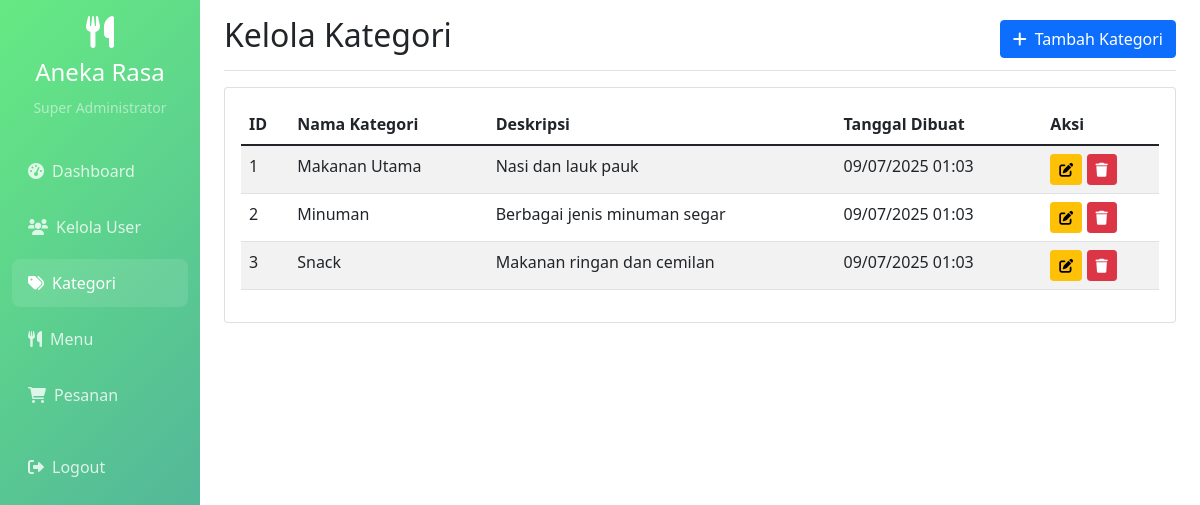
The page /views/categories.php (signed in) on the database its author committed.
### tables this page shows
CREATE TABLE categories (
    id INT AUTO_INCREMENT PRIMARY KEY,
    name VARCHAR(100) NOT NULL,
    description TEXT,
    created_at TIMESTAMP DEFAULT CURRENT_TIMESTAMP
);

### models/Category.php (called while the page is built, shortened)
<?php
class Category {
    private $conn;
    private $table_name = "categories";
    public function __construct($db) {
        $this->conn = $db;
    }
    public function readAll() {
        $query = "SELECT id, name, description, created_at FROM " . $this->table_name . " ORDER BY name";
        $stmt = $this->conn->prepare($query);
        $stmt->execute();
        return $stmt;
    }
}
?>

### views/categories.php (the view, shortened to what this page needs)
<?php
include_once '../models/Category.php';
$database = new Database();
$db = $database->getConnection();
$category = new Category($db);
$stmt = $category->readAll();
?>
<!DOCTYPE html>
<html lang="id">
<head>
    <link href="https://cdn.jsdelivr.net/npm/bootstrap@5.1.3/dist/css/bootstrap.min.css" rel="stylesheet">
    <link href="https://cdnjs.cloudflare.com/ajax/libs/font-awesome/6.0.0/css/all.min.css" rel="stylesheet">
</head>
<body>
    <div class="container-fluid">
        <div class="row">
            <nav class="col-md-3 col-lg-2 d-md-block sidebar collapse">
                <div class="position-sticky pt-3">
                    <div class="text-center mb-4">
                        <i class="fas fa-utensils text-white" style="font-size: 2rem;"></i>
                        <h4 class="text-white mt-2">Aneka Rasa</h4>
                        <small class="text-white-50"><?php echo $_SESSION['full_name']; ?></small>
                    </div>
                    <ul class="nav flex-column">
                        <li class="nav-item">
                            <a class="nav-link" href="dashboard.php">
                                <i class="fas fa-tachometer-alt me-2"></i>Dashboard
                            </a>
                        </li>
                        <?php if($_SESSION['role'] == 'super_admin'): ?>
                        <li class="nav-item">
                            <a class="nav-link" href="users.php">
                                <i class="fas fa-users me-2"></i>Kelola User
                            </a>
                        </li>
                        <?php endif; ?>
                        <li class="nav-item">
                            <a class="nav-link active" href="categories.php">
                                <i class="fas fa-tags me-2"></i>Kategori
                            </a>
                        </li>
                        <li class="nav-item">
                            <a class="nav-link" href="menu.php">
                                <i class="fas fa-utensils me-2"></i>Menu
                            </a>
                        </li>
                        <li class="nav-item">
                            <a class="nav-link" href="orders.php">
                                <i class="fas fa-shopping-cart me-2"></i>Pesanan
                            </a>
                        </li>
                        <li class="nav-item mt-3">
                            <a class="nav-link" href="../controllers/AuthController.php?action=logout">
                                <i class="fas fa-sign-out-alt me-2"></i>Logout
                            </a>
                        </li>
                    </ul>
                </div>
            </nav>
            <main class="col-md-9 ms-sm-auto col-lg-10 px-md-4">
                <div class="d-flex justify-content-between flex-wrap flex-md-nowrap align-items-center pt-3 pb-2 mb-3 border-bottom">
                    <h1 class="h2">Kelola Kategori</h1>
                    <button class="btn btn-primary" data-bs-toggle="modal" data-bs-target="#addCategoryModal">
                        <i class="fas fa-plus me-2"></i>Tambah Kategori
                    </button>
                </div>
                <div class="card">
                    <div class="card-body">
                        <div class="table-responsive">
                            <table class="table table-striped">
                                <thead>
                                    <tr>
                                        <th>ID</th>
                                        <th>Nama Kategori</th>
                                        <th>Deskripsi</th>
                                        <th>Tanggal Dibuat</th>
                                        <th>Aksi</th>
                                    </tr>
                                </thead>
                                <tbody>
                                    <?php while($row = $stmt->fetch(PDO::FETCH_ASSOC)): ?>
                                    <tr>
                                        <td><?php echo $row['id']; ?></td>
                                        <td><?php echo htmlspecialchars($row['name']); ?></td>
                                        <td><?php echo htmlspecialchars($row['description']); ?></td>
                                        <td><?php echo date('d/m/Y H:i', strtotime($row['created_at'])); ?></td>
                                        <td>
                                            <button class="btn btn-sm btn-warning" onclick="editCategory(<?php echo htmlspecialchars(json_encode($row)); ?>)">
                                                <i class="fas fa-edit"></i>
                                            </button>
                                            <button class="btn btn-sm btn-danger" onclick="deleteCategory(<?php echo $row['id']; ?>, '<?php echo htmlspecialchars($row['name']); ?>')">
                                                <i class="fas fa-trash"></i>
                                            </button>
                                        </td>
                                    </tr>
                                    <?php endwhile; ?>
                                </tbody>
                            </table>
                        </div>
                    </div>
                </div>
            </main>
        </div>
    </div>
</body>
</html>

### views/categories.php (style rules this page uses)
.sidebar { min-height: 100vh; background: linear-gradient(135deg,rgb(102, 234, 131) 0%,rgb(75, 162, 162) 100%); }
.sidebar .nav-link { color: rgba(255, 255, 255, 0.8); padding: 0.75rem 1rem; margin: 0.25rem 0; border-radius: 0.5rem; transition: all 0.3s; }
.sidebar .nav-link:hover, .sidebar .nav-link.active { color: white; background: rgba(255, 255, 255, 0.1); }

### rows shown on the page
categories: id "1", name "Makanan Utama", description "Nasi dan lauk pauk", created_at "09/07/2025 01:03"
categories: id "2", name "Minuman", description "Berbagai jenis minuman segar", created_at "09/07/2025 01:03"
categories: id "3", name "Snack", description "Makanan ringan dan cemilan", created_at "09/07/2025 01:03"

### other values the page prints
$_SESSION['full_name'] "Super Administrator"
